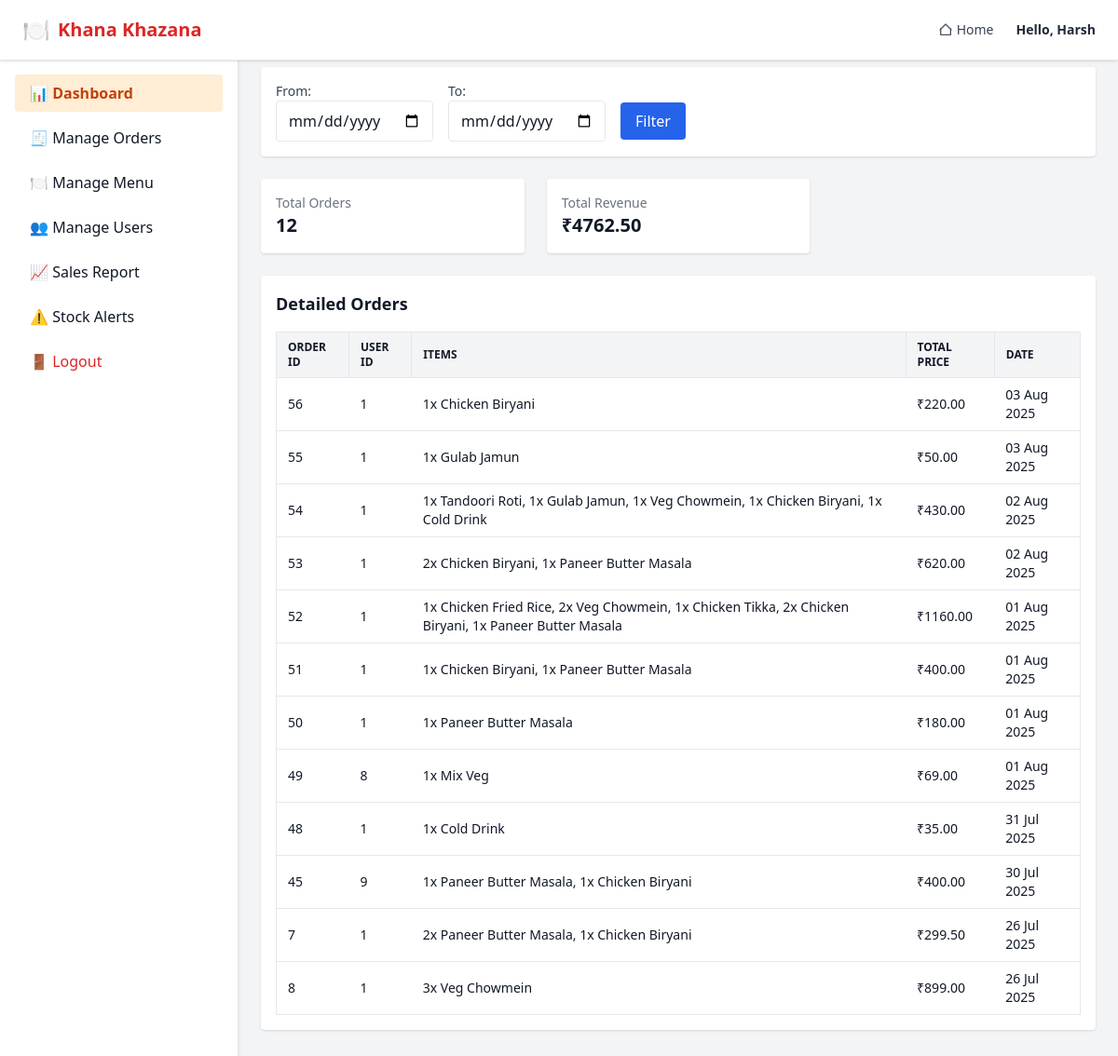
The app's page /admin/sales_report.php (signed in) with its own data.
### tables this page shows
CREATE TABLE `orders` (
  `id` int(11) NOT NULL,
  `user_id` int(11) NOT NULL,
  `total_amount` decimal(10,2) NOT NULL,
  `status` enum('pending','preparing','dispatched','delivered','cancelled') DEFAULT 'pending',
  `delivery_address` text DEFAULT NULL,
  `created_at` timestamp NOT NULL DEFAULT current_timestamp()
);

### admin/sales_report.php (the view, shortened to what this page needs)
<?php
include("../include/db.php");
include("../include/admin_header.php");
include("../include/admin_sidebar.php");
$from_date = $_GET['from_date'] ?? '';
$to_date = $_GET['to_date'] ?? '';
$where = "";
$query = "
    SELECT o.id, o.user_id, o.total_amount, o.created_at, GROUP_CONCAT(CONCAT(oi.quantity, 'x ', m.name) SEPARATOR ', ') AS items
    FROM orders o
    JOIN order_items oi ON o.id = oi.order_id
    JOIN menu_items m ON oi.menu_item_id = m.id
    $where
    GROUP BY o.id
    ORDER BY o.created_at DESC
";
$result = mysqli_query($conn, $query);
$summary_query = "
    SELECT COUNT(*) as total_orders, SUM(total_amount) as total_revenue
    FROM orders o
    $where
";
$summary_result = mysqli_query($conn, $summary_query);
$summary = mysqli_fetch_assoc($summary_result);
?>
<div class="ml-64 p-6 min-h-screen bg-gray-100">
    <h2 class="text-2xl font-bold mb-4">📊 Sales Report</h2>
    <form method="GET" class="flex items-center gap-4 mb-6 bg-white p-4 rounded shadow">
        <div>
            <label class="block text-sm font-medium text-gray-700">From:</label>
            <input type="date" name="from_date" value="<?= htmlspecialchars($from_date) ?>" class="border rounded px-3 py-2">
        </div>
        <div>
            <label class="block text-sm font-medium text-gray-700">To:</label>
            <input type="date" name="to_date" value="<?= htmlspecialchars($to_date) ?>" class="border rounded px-3 py-2">
        </div>
        <div class="mt-5">
            <button type="submit" class="bg-blue-600 text-white px-4 py-2 rounded hover:bg-blue-700">Filter</button>
        </div>
    </form>
    <div class="grid grid-cols-1 md:grid-cols-3 gap-6 mb-6">
        <div class="bg-white p-4 rounded shadow">
            <h3 class="text-gray-500 text-sm">Total Orders</h3>
            <p class="text-xl font-bold"><?= $summary['total_orders'] ?? 0 ?></p>
        </div>
        <div class="bg-white p-4 rounded shadow">
            <h3 class="text-gray-500 text-sm">Total Revenue</h3>
            <p class="text-xl font-bold">₹<?= $summary['total_revenue'] ?? 0 ?></p>
        </div>
    </div>
    <div class="bg-white rounded shadow p-4 overflow-x-auto">
        <h3 class="text-lg font-semibold mb-4">Detailed Orders</h3>
        <table class="min-w-full text-sm text-left border">
            <thead class="bg-gray-100 uppercase text-xs">
                <tr>
                    <th class="px-3 py-2 border">Order ID</th>
                    <th class="px-3 py-2 border">User ID</th>
                    <th class="px-3 py-2 border">Items</th>
                    <th class="px-3 py-2 border">Total Price</th>
                    <th class="px-3 py-2 border">Date</th>
                </tr>
            </thead>
            <tbody>
                <?php while ($row = mysqli_fetch_assoc($result)): ?>
                    <tr class="border-t">
                        <td class="px-3 py-2"><?= $row['id'] ?></td>
                        <td class="px-3 py-2"><?= $row['user_id'] ?></td>
                        <td class="px-3 py-2"><?= htmlspecialchars($row['items']) ?></td>
                        <td class="px-3 py-2">₹<?= $row['total_amount'] ?></td>
                        <td class="px-3 py-2"><?= date('d M Y', strtotime($row['created_at'])) ?></td>
                    </tr>
                <?php endwhile; ?>
            </tbody>
        </table>
    </div>
</div>
<?php include("../include/admin_footer.php"); ?>

### records on screen
orders: id "56", user "1", items "1x Chicken Biryani", total_amount "220.00", created_at "03 Aug 2025"
orders: id "55", user "1", items "1x Gulab Jamun", total_amount "50.00", created_at "03 Aug 2025"
orders: id "54", user "1", items "1x Tandoori Roti, 1x Gulab Jamun, 1x Veg Chowmein, 1x Chicken Biryani, 1x Cold Drink", total_amount "430.00", created_at "02 Aug 2025"
orders: id "53", user "1", items "2x Chicken Biryani, 1x Paneer Butter Masala", total_amount "620.00", created_at "02 Aug 2025"
orders: id "52", user "1", items "1x Chicken Fried Rice, 2x Veg Chowmein, 1x Chicken Tikka, 2x Chicken Biryani, 1x Paneer Butter Masala", total_amount "1160.00", created_at "01 Aug 2025"
orders: id "51", user "1", items "1x Chicken Biryani, 1x Paneer Butter Masala", total_amount "400.00", created_at "01 Aug 2025"
orders: id "50", user "1", items "1x Paneer Butter Masala", total_amount "180.00", created_at "01 Aug 2025"
orders: id "49", user "8", items "1x Mix Veg", total_amount "69.00", created_at "01 Aug 2025"
orders: id "48", user "1", items "1x Cold Drink", total_amount "35.00", created_at "31 Jul 2025"
orders: id "45", user "9", items "1x Paneer Butter Masala, 1x Chicken Biryani", total_amount "400.00", created_at "30 Jul 2025"
orders: id "7", user "1", items "2x Paneer Butter Masala, 1x Chicken Biryani", total_amount "299.50", created_at "26 Jul 2025"
orders: id "8", user "1", items "3x Veg Chowmein", total_amount "899.00", created_at "26 Jul 2025"

### other values on screen
$_SESSION['admin_name'] "Harsh"
$summary['total_orders'] "12"
$summary['total_revenue'] "4762.50"
